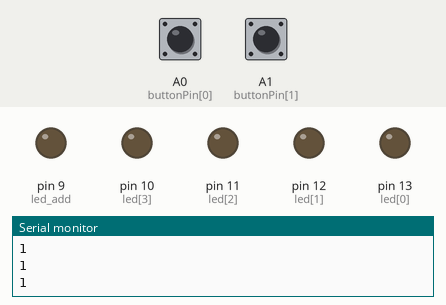
Simulated run of this sketch. Board: Arduino Uno, built with avr-gcc and run on an emulated ATmega328P. Shown: output pins drawn as LEDs (lit = HIGH), the last lines printed to the serial monitor. Dashed ring = blinking. The test bench sets the inputs (shaded band); at power-on: A1 (buttonPin[1]) HIGH, A0 (buttonPin[0]) HIGH.

Above: at 1.2 s.
1.3 s: A1 (buttonPin[1]) pulled LOW for 0.15 s
At 2.6 s:
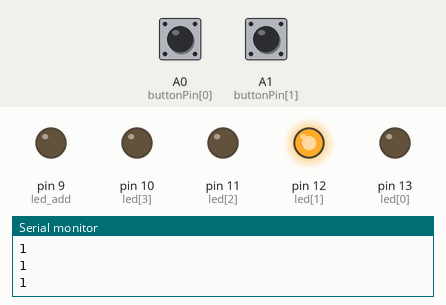
2.9 s: A0 (buttonPin[0]) pulled LOW for 3.2 s
At 6.4 s:
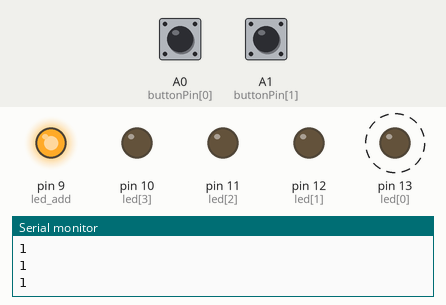
7.6 s: A0 (buttonPin[0]) pulled LOW for 0.15 s
At 8.6 s:
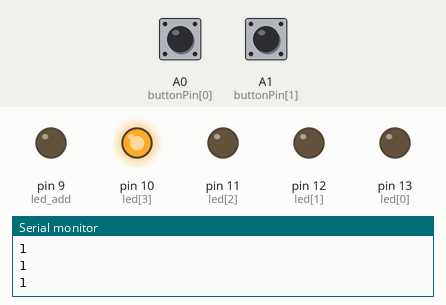
9.2 s: A0 (buttonPin[0]) pulled LOW for 1 s
At 9.6 s:
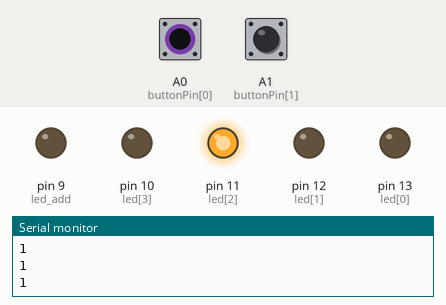
11.7 s: A0 (buttonPin[0]) driven LOW and A1 (buttonPin[1]) driven LOW
At 12.2 s:
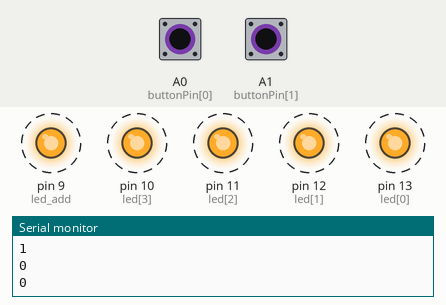
14.7 s: A0 (buttonPin[0]) driven HIGH
At 14.81 s:
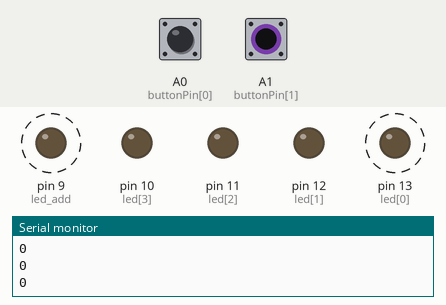
Timing chart, 0 to 18.7 s (numbered marks = the images above; inputs shaded):
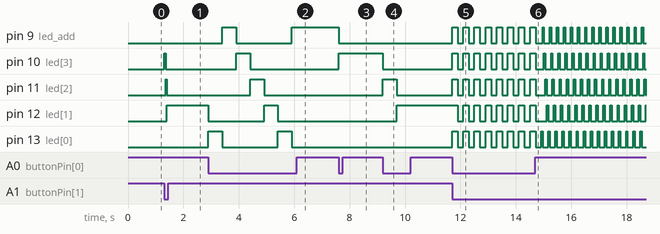

Measured:
- after the input at 1.3 s, pin 10 (led[3]): LOW → HIGH at once, → LOW 0.05 s later; pin 11 (led[2]): LOW → HIGH after 0.05 s, → LOW 0.05 s later; pin 12 (led[1]): LOW → HIGH after 0.11 s
- after the input at 2.9 s, pin 9 (led_add): LOW → HIGH after 0.51 s, → LOW 0.50 s later, → HIGH 2.0 s later; pin 10 (led[3]): LOW → HIGH after 1.0 s, → LOW 0.50 s later
- after the input at 7.6 s, pin 9 (led_add): HIGH → LOW at once; pin 10 (led[3]): LOW → HIGH at once
- after the input at 9.2 s, pin 10 (led[3]): HIGH → LOW at once; pin 11 (led[2]): LOW → HIGH at once, → LOW 0.50 s later; pin 12 (led[1]): LOW → HIGH after 0.50 s
- after the input at 11.7 s, pin 9 (led_add), pin 10 (led[3]), pin 11 (led[2]), pin 13 (led[0]): alternates HIGH for 0.20 s and LOW for 0.20 s, starting at once; pin 12 (led[1]): alternates HIGH for 0.20 s and LOW for 0.20 s, starting after 0.20 s
- after the input at 14.7 s, pin 9 (led_add), pin 13 (led[0]): alternates HIGH for 0.05 s and LOW for 0.20 s, starting after 0.26 s

The sketch:

1123.ino
```cpp
const int buttonPin[3] = {A0, A1,A2};
const int led[5] = {13, 12, 11, 10, 9};
const int analogInPin = A3;
int buttonState[3] = {0, 0, 0};
void setup() {
  // put your setup code here, to run once:
  Serial.begin(9600);
  for(int i=0;i<5;i++){
    pinMode(led[i],OUTPUT);
  }
  for(int i=0;i<3;i++){
    pinMode(buttonPin[i],INPUT);
  }
}
int led_add = 9;

void loop() {
  // put your main code here, to run repeatedly:
  int Range = 0;

  int buttonState = digitalRead(A0);

  //Serial.println(buttonState);
  if (buttonState == 0)
    Range = 1;

  buttonState = digitalRead(A1);

  if (buttonState == 0)
    Range = 2;

  int buttonState2 = digitalRead(A0);
  int buttonState3 = digitalRead(A1);
  delay(1);
  Serial.println(buttonState3);
  if((buttonState2 == 0) && (buttonState3 == 0)){
    Range = 3;
  }

  switch(Range)
  {
   case 1:
   // 單獨按下按鈕一時，每快速按下一次，則LED的亮燈會跳到下一個燈1->2->....->8->1->2.... .->8
    digitalWrite(led_add,LOW);
    led_add += 1;
    if(led_add == 14)
      led_add = 9;
    digitalWrite(led_add,HIGH);
    delay(500);
    break;

  case 2:
    digitalWrite(led_add,LOW);
    led_add += 1;
    if(led_add == 14)
      led_add = 9;
    digitalWrite(led_add,HIGH);
    delay(50);
    break;

  case 3:
    for(int i=0;i<5;i++){
      digitalWrite(led[i],HIGH);
    }
    delay(200);
    for(int i=0;i<5;i++){
      digitalWrite(led[i],LOW);
    }
    delay(200);
    break;
  }
}
```
